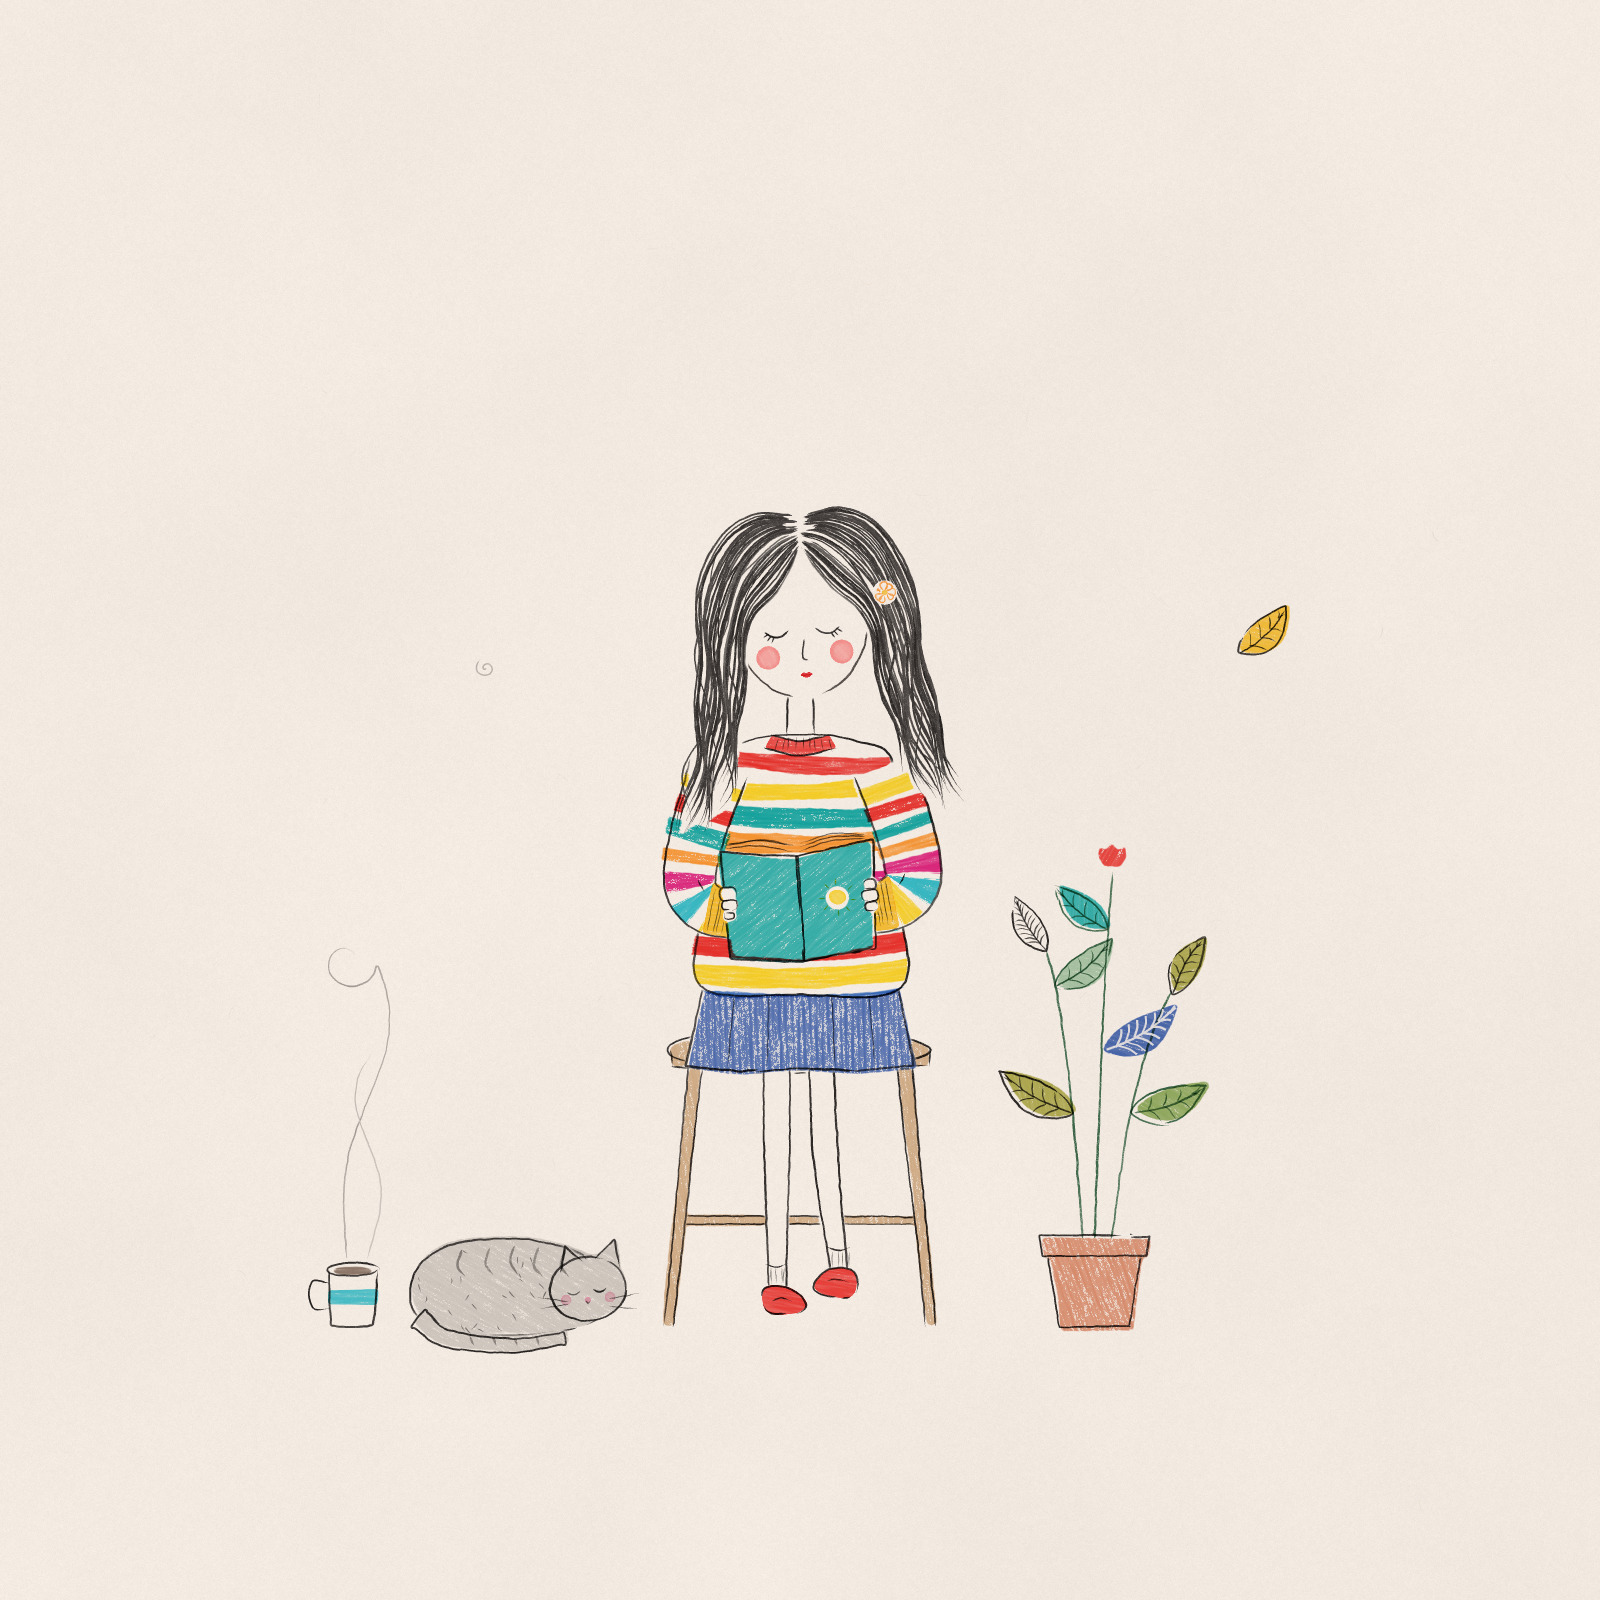

Write Python code to recreate this figure.
"""Example (sketchbook doodle): 读书的午后 · The Reading Hour -- a page from an illustrator's sketchbook.

A girl sits on a little wooden stool and reads, the book held up in both hands, her head bowed over it, eyes
closed in that way of someone deep in a story. Long wavy dark hair parted in the middle, a rainbow-striped jumper with
a red ribbed neck and mustard cuffs, a blue pleated skirt, white socks and red shoes. Her grey tabby is curled up
asleep on the floor beside a mug whose steam curls up into the empty page; on the other side a potted plant puts out
a few leaves (one inked with herringbone veins, one blue with its veins left white) and a red bud; a single leaf
drifts down. Everything floats on a big warm page: no ground, no background.

Drawn in the order a sketchbook illustrator works: the paper -> the fine ink line drawing (face, neck, jumper and
sleeves, the book and the fingers on it, skirt, legs, shoes, the stool behind) -> the hair, strand by strand -> the
stripes in colour pencil and marker -> the other colour (skirt, cuffs and neck, the book cover, shoes, the stool) ->
the cat -> the plant -> the mug and its steam -> the face (closed eyes, nose, blush, mouth) -> a drifting leaf and a
little doodle. --stages writes those steps as snapshots for the draw-on. No image model.
python3 sketchbook_reading_hour.py [out.jpg] [--stages DIR]
"""
import os, sys, time
sys.path.insert(0, os.path.join(os.path.dirname(os.path.abspath(__file__)), '..', 'lib'))
import numpy as np
from sketchbook import Sketchbook

W, H = 1600, 1600
HEAD = np.array([800.0, 610.0])          # centre of the face
TILT = -5.0                              # the head leans a little toward her right shoulder
BOOK_TILT = -4.0                         # the book is held a little crooked


def rot(pts, deg=TILT, c=HEAD):
    """turn points about the face centre (the head's tilt)"""
    a = np.deg2rad(deg); cs, sn = np.cos(a), np.sin(a)
    P = np.asarray(pts, np.float32) - c
    return np.stack([P[:, 0] * cs - P[:, 1] * sn, P[:, 0] * sn + P[:, 1] * cs], 1) + c


def mirror(pts, x=800.0):
    P = np.asarray(pts, np.float32).copy(); P[:, 0] = 2 * x - P[:, 0]
    return P


class Scene:
    def __init__(self, p):
        self.p = p
        self.M = {}
        self.plan()

    # masks are kept as uint8 (a quarter of the memory of float32)
    def put(self, k, m):
        self.M[k] = np.round(np.clip(m, 0, 1) * 255).astype(np.uint8)

    def m(self, *ks):
        out = None
        for k in ks:
            a = self.M[k].astype(np.float32) * np.float32(1 / 255)
            out = a if out is None else np.maximum(out, a)
        return out

    def grow(self, *ks, px=2.5):
        """the union of some masks grown by a few px (a line stops just short of what is in front of it)"""
        return self.p.grow(self.m(*ks), px)

    # ------------------------------------------------------------------ shapes
    def plan(self):
        p = self.p
        # the head: face, neck, the hair's two locks (from the parting, the hairline sweeping over the forehead)
        self.face_pts = rot([(800, 534), (840, 541), (864, 572), (868, 615), (860, 655), (836, 686), (800, 698),
                             (764, 686), (740, 655), (732, 615), (736, 572), (760, 541)])
        self.put('face', p.poly(self.face_pts, smooth=True))
        self.put('neck', p.poly([(786, 680), (814, 680), (815, 742), (785, 742)]))
        apex = (806, 548)                # where the parting meets the forehead
        rg = [[apex, (815, 568), (832, 592), (854, 612), (867, 640), (872, 676), (878, 716), (888, 758), (899, 800)],
              [(806, 530), (832, 534), (860, 556), (882, 592), (895, 636), (899, 690), (907, 746), (920, 792),
               (932, 826)],
              [(808, 516), (848, 511), (884, 528), (907, 564), (918, 620), (922, 682), (930, 742), (944, 794),
               (958, 830)]]
        self.lock_r = [rot(g) for g in rg]
        self.lock_l = [rot(mirror(g, 806)) for g in rg]
        hr = np.vstack([self.lock_r[0], self.lock_r[-1][::-1]])
        hl = np.vstack([self.lock_l[0], self.lock_l[-1][::-1]])
        self.put('hair', np.maximum(p.poly(hr, smooth=False), p.poly(hl, smooth=False)))
        # the face you see: the oval below the hairline
        below = np.vstack([self.lock_r[0][:8], [(900, 900), (712, 900)], self.lock_l[0][:8][::-1]])
        self.put('face_vis', self.m('face') * p.poly(below))
        # the jumper: body, two sleeves bent to hold the book, a ribbed neck, cuffs
        self.body_pts = [(772, 735), (742, 742), (712, 754), (705, 800), (703, 900), (700, 986), (800, 994),
                         (900, 986), (897, 900), (895, 800), (888, 754), (858, 742), (828, 735)]
        self.put('body', p.poly(self.body_pts, smooth=True))
        self.arm_l = [(718, 768), (697, 836), (690, 884), (708, 908), (746, 916)]
        self.arm_r = [(882, 768), (904, 832), (913, 878), (894, 902), (856, 909)]
        self.sleeve_l = p.tube_pts(self.arm_l, [62, 58, 54, 50, 46])
        self.sleeve_r = p.tube_pts(self.arm_r, [62, 58, 54, 50, 46])
        self.put('sleeve_l', p.poly(self.sleeve_l)); self.put('sleeve_r', p.poly(self.sleeve_r))
        # the open book held up (a little crooked) in front of her, its covers toward us; three fingers on each cover
        book = lambda pts: rot(pts, BOOK_TILT, (800, 905))
        self.book = book
        self.cover_l = book([(724, 846), (800, 857), (800, 962), (728, 953)])
        self.cover_r = book(mirror([(724, 846), (800, 857), (800, 962), (728, 953)]))
        self.put('book', np.maximum(p.poly(self.cover_l), p.poly(self.cover_r)))
        self.fingers = []
        for side in (-1, 1):
            for i, (fy, fl) in enumerate(((889, 13), (900, 15), (911, 13))):
                x0 = 800 + side * 77
                x1 = x0 - side * fl
                pts = [(x0, fy - 4.6), (x1 + side * 2.5, fy - 4.8), (x1, fy), (x1 + side * 2.5, fy + 4.8), (x0, fy + 4.6)]
                self.fingers.append(book(pts))
        fm = np.zeros((H, W), np.float32)
        for f in self.fingers: fm = np.maximum(fm, p.poly(f, smooth=True))
        self.put('fingers', fm)
        # skirt, legs, shoes
        self.skirt_pts = [(708, 968), (800, 974), (892, 968), (904, 1020), (914, 1066), (858, 1072), (800, 1068),
                          (742, 1072), (686, 1066), (696, 1020)]
        self.put('skirt', p.poly(self.skirt_pts, smooth=False))
        self.leg_l = [(779, 1060), (778, 1150), (777, 1220), (777, 1294)]
        self.leg_r = [(821, 1060), (825, 1146), (831, 1212), (839, 1278)]
        self.legw = [27, 26, 22, 18]
        self.put('legs', np.maximum(p.tube(self.leg_l, self.legw), p.tube(self.leg_r, self.legw)))
        self.shoe_l = [(766, 1288), (786, 1288), (800, 1296), (806, 1306), (796, 1314), (770, 1314), (762, 1302)]
        self.shoe_r = rot([(830, 1270), (850, 1270), (856, 1284), (850, 1297), (826, 1298), (814, 1292), (818, 1280)],
                          8, (838, 1284))
        self.put('shoes', np.maximum(p.poly(self.shoe_l, smooth=True), p.poly(self.shoe_r, smooth=True)))
        # the stool behind her: a round seat, two splayed legs, a rung (a third leg between hers read as a third leg)
        self.seat = p.ellipse_pts(800, 1050, 130, 19)
        self.put('seat', np.maximum(p.ellipse(800, 1050, 130, 19), p.poly([(670, 1050), (930, 1050), (928, 1066),
                                                                             (672, 1066)])))
        self.stool_legs = [[(696, 1062), (668, 1326)], [(904, 1062), (932, 1326)]]
        self.put('stool_legs', np.maximum.reduce([p.tube(l, 13, 11) for l in self.stool_legs]))
        self.rung = [(680, 1220), (920, 1220)]
        self.put('rung', p.tube(self.rung, 9))

    # ------------------------------------------------------------------ 1. the ink line drawing
    def lines(self):
        p = self.p
        front_of_face = self.grow('hair', px=1.5)
        # face: only the cheeks and the chin, a lighter line, open at the top (the hair frames it)
        fp = p.closed_pts(self.face_pts)
        n = len(fp)
        p.ink(fp[int(0.18 * n):int(0.47 * n)], 1.9, 'ink_soft', avoid=front_of_face, seed=11)
        p.ink(fp[int(0.53 * n):int(0.83 * n)], 1.9, 'ink_soft', avoid=front_of_face, seed=12)
        # neck
        p.inks([[(788, 692), (787, 716), (786, 736)], [(812, 692), (813, 716), (814, 736)]], 1.9, 'ink',
               avoid=self.grow('face'), seed=13)
        fr_body = self.grow('sleeve_l', 'sleeve_r', 'book', 'fingers', 'hair')
        p.contour(self.body_pts, pieces=(2, 3), width=2.1, avoid=fr_body, seed=14)
        # a ribbed crew neck
        nb_top = [(771, 735), (800, 741), (829, 735)]
        nb_bot = [(764, 748), (800, 756), (836, 748)]
        p.inks([nb_top, nb_bot], 1.8, seed=15)
        # sleeves (the near forearm passes in front of the body), cuffs
        fr_sl = self.grow('book', 'fingers', 'hair')
        for k, (pts, arm) in enumerate(((self.sleeve_l, self.arm_l), (self.sleeve_r, self.arm_r))):
            p.ink(pts, 2.1, avoid=fr_sl, smooth=False, gaps=0.6, seed=20 + k)
            # the elbow crease
            a = np.asarray(arm, np.float32)
            p.ink([a[2] + (8 if k == 0 else -8, -4), a[2] + (14 if k == 0 else -14, 8)], 1.6, seed=22 + k)
        # the book: two covers in a shallow V, the page block's top edges, the spine
        bk = self.grow('fingers', px=1.2)
        for k, cv in enumerate((self.cover_l, self.cover_r)):
            p.contour(cv, pieces=(2, 3), width=2.0, smooth=False, avoid=bk, seed=30 + k)
        for i, dy in enumerate((5, 9, 13)):
            p.ink(self.book([(731, 846 - dy * 0.6), (764, 848 - dy), (797, 856 - dy)]), 1.3, alpha=0.8, seed=33 + i)
            p.ink(self.book([(869, 846 - dy * 0.6), (836, 848 - dy), (803, 856 - dy)]), 1.3, alpha=0.8, seed=36 + i)
        for k, f in enumerate(self.fingers):
            p.contour(f, pieces=1, width=1.7, p_gap=1.0, gap=(2, 5), seed=40 + k)
        # skirt and its pleats
        fr_sk = self.grow('body', 'sleeve_l', 'sleeve_r', 'book')
        p.contour(self.skirt_pts, pieces=(2, 3), width=2.0, smooth=False, avoid=fr_sk, seed=50)
        for i, x in enumerate((736, 770, 832, 866)):
            p.ink([(x + (x - 800) * 0.02, 990), (x + (x - 800) * 0.12, 1066)], 1.4, alpha=0.75, avoid=fr_sk,
                  seed=51 + i)
        # legs (only their sides), socks, shoes with a strap
        fr_leg = self.grow('skirt', 'shoes', px=1.5)
        for k, leg in enumerate((self.leg_l, self.leg_r)):
            o = p.tube_pts(leg, self.legw)
            m = len(o) // 2
            p.inks([o[:m], o[m:]], 1.9, avoid=fr_leg, seed=60 + k)
            sx, sy = np.asarray(leg)[-1]
            cy = sy - 30
            p.ink([(sx - 11, cy), (sx, cy + 3), (sx + 11, cy)], 1.6, avoid=fr_leg, seed=62 + k)
            p.inks([[(sx + d, cy + 4), (sx + d * 0.95, cy + 20)] for d in (-6, -1, 4, 8)], 1.0, alpha=0.6,
                   avoid=fr_leg, seed=64 + k)
        for k, sh in enumerate((self.shoe_l, self.shoe_r)):
            p.contour(sh, pieces=(1, 2), width=2.0, seed=66 + k)
        p.inks([[(772, 1300), (782, 1297), (792, 1300)], rot([(828, 1284), (838, 1281), (848, 1283)], 8, (838, 1284))],
               1.5, seed=68)
        # the stool, behind everything
        fr_st = self.grow('skirt', 'legs', 'shoes', 'body', 'sleeve_l', 'sleeve_r', px=2.0)
        p.contour(self.seat, pieces=2, width=1.9, avoid=fr_st, smooth=False, seed=70)
        p.inks([[(670, 1051), (672, 1066)], [(930, 1051), (928, 1066)], [(672, 1066), (800, 1072), (928, 1066)]],
               1.8, avoid=fr_st, seed=71)
        for k, lg in enumerate(self.stool_legs):
            o = p.tube_pts(lg, 13, 11)
            m = len(o) // 2
            p.inks([o[:m], o[m:]], 1.7, avoid=fr_st, seed=72 + k)
        ro = p.tube_pts(self.rung, 9)
        m = len(ro) // 2
        p.inks([ro[:m], ro[m:]], 1.5, avoid=self.grow('legs', 'stool_legs', px=1.5), seed=76)

    # ------------------------------------------------------------------ 2. hair
    def hair(self):
        p = self.p
        self.clip_c = rot([(886, 600)])[0]
        cm = p.ellipse(self.clip_c[0], self.clip_c[1], 12, 12)
        av = np.maximum(self.grow('face_vis', px=1.0), cm)
        p.hair(self.lock_r, n=34, width=2.2, wave=(5.0, 110), wave_root=0.0, cohere=0.6, avoid=av, seed=80)
        p.hair(self.lock_l, n=34, width=2.2, wave=(5.0, 110), wave_root=0.0, cohere=0.6, avoid=av, seed=81)

        # a little daisy clip, the hair parted round it
        c = self.clip_c
        p.flower(c[0], c[1], 10, 'orange', 'daisy', lw=1.7, seed=84)

    # ------------------------------------------------------------------ 3. stripes
    def stripes(self):
        p = self.p
        front = self.m('sleeve_l', 'sleeve_r', 'book', 'fingers', 'hair')
        rainbow = ['red', 'yellow', 'teal', 'orange', 'magenta', 'gold', 'turquoise', 'red', 'yellow', 'blue']
        p.stripes(self.m('body'), rainbow, across=90, bend=7, band=(13, 22), gap=(6, 12), avoid=front, start=22,
                  seed=90)
        fr = self.m('book', 'fingers', 'hair')
        for k, arm in enumerate((self.arm_l, self.arm_r)):
            m = self.m('sleeve_l' if k == 0 else 'sleeve_r')
            cuff = p.tube(np.asarray(arm)[-2:].tolist(), 52, 48)
            p.stripes(m * (1 - cuff), ['yellow', 'red', 'teal', 'orange', 'magenta', 'turquoise'], path=arm,
                      band=(11, 18), gap=(6, 10), avoid=fr, start=14, seed=91 + k)

    # ------------------------------------------------------------------ 4. the other colour
    def colour(self):
        p = self.p
        # ribbed neck in red, mustard cuffs, both with rib lines
        nb = p.poly([(771, 735), (800, 741), (829, 735), (836, 748), (800, 756), (764, 748)], smooth=False)
        p.tint(nb, 'red', 0, 0.9, 0.45, overrun=1.5, seed=100)
        p.inks([[(770 + i * 6.5, 737 + 0.5 * abs(i - 4.5)), (766 + i * 7.3, 749 + 0.6 * abs(i - 4.5))]
                for i in range(1, 10)], 1.0, alpha=0.7, seed=101)
        fr = self.m('book', 'fingers')
        for k, arm in enumerate((self.arm_l, self.arm_r)):
            a = np.asarray(arm, np.float32)
            cuff = p.tube(a[-2:].tolist(), 52, 48) * self.m('sleeve_l' if k == 0 else 'sleeve_r')
            p.tint(cuff, 'gold', 0, 0.92, 0.4, avoid=fr, overrun=1.5, seed=102 + k)
            d = a[-1] - a[-2]; d /= np.linalg.norm(d); nrm = np.array([-d[1], d[0]])
            ribs = [[a[-2] + d * t + nrm * 22, a[-2] + d * t - nrm * 22] for t in np.linspace(4, 34, 7)]
            p.inks(ribs, 1.0, alpha=0.7, avoid=self.grow('book', 'fingers', px=1.0), seed=104 + k)
        # the skirt: blue pencil laid in vertical strokes
        p.tint(self.m('skirt'), 'cobalt', 88, 0.82, 0.6, 0.6, 0.85, hatch=0.35, spacing=6.0,
               avoid=self.m('body', 'sleeve_l', 'sleeve_r', 'book'), shift=(2, 2), seed=106)
        # the book cover in teal with a little sun drawn on it
        sx, sy = self.book([(838, 900)])[0]
        sun = p.ellipse(sx, sy, 12, 12)
        p.tint(self.m('book'), 'teal', -40, 0.85, 0.55, 0.5, 0.88, avoid=np.maximum(self.m('fingers'), sun),
               shift=(-2, 1), seed=107)
        p.dots([(sx, sy)], 9, 'yellow', 0.95)
        p.inks([[(sx + 13 * np.cos(a), sy + 13 * np.sin(a)), (sx + 19 * np.cos(a), sy + 19 * np.sin(a))]
                for a in np.linspace(0, 2 * np.pi, 8, endpoint=False)], 1.3, 'gold', seed=108)
        # red shoes in marker
        p.tint(self.m('shoes'), 'red', 10, 0.92, 0.2, 0.4, 0.95, overrun=1.5, shift=(1, -1), seed=109)
        # the stool: wood pencil on the seat edge and the legs
        st = self.m('seat', 'stool_legs', 'rung') * (1 - self.m('skirt', 'legs', 'shoes', 'body'))
        p.tint(st, 'wood', 80, 0.65, 0.65, 0.5, 0.8, seed=110)

    # ------------------------------------------------------------------ 5. the cat, asleep
    def cat(self):
        p = self.p
        body = [(410, 1302), (418, 1266), (452, 1244), (510, 1238), (562, 1246), (596, 1266), (606, 1300),
                (590, 1324), (540, 1334), (470, 1334), (428, 1324)]
        head_c = (588, 1288)
        head = p.ellipse_pts(head_c[0], head_c[1], 37, 31, -8)
        ears = [[(560, 1272), (565, 1246), (583, 1262)], [(596, 1259), (614, 1240), (619, 1268)]]
        tail = [(418, 1318), (446, 1338), (510, 1346), (566, 1338)]
        hm = np.maximum(p.poly(head), np.maximum(p.poly(ears[0]), p.poly(ears[1])))
        tm = p.tube(tail, 20, 14)
        bm = p.poly(body, smooth=True)
        p.tint(np.maximum.reduce([bm, hm, tm]), 'stone', 30, 0.45, 0.55, 0.5, 0.8, overrun=2.0, shift=(2, -2),
               seed=120)
        p.contour(body, pieces=(2, 3), width=1.9, avoid=p.grow(np.maximum(hm, tm)), seed=121)
        p.contour(head, pieces=2, width=1.9, smooth=False, avoid=p.grow(tm), seed=122)
        p.inks(ears, 1.9, smooth=False, seed=123)
        p.contour(p.tube_pts(tail, 20, 14), pieces=2, width=1.8, smooth=True, seed=124)
        # tabby stripes over the back, a few on the tail, fur ticks
        stripes = [[(462 + 26 * i, 1246 + 2 * abs(i - 2)), (458 + 26 * i, 1262 + 2 * abs(i - 2)),
                    (466 + 26 * i, 1276)] for i in range(5)]
        p.inks(stripes, 2.6, 'graphite', 0.8, taper=(3, 8), clip=bm, seed=125)
        p.inks([[(470 + 22 * i, 1336), (474 + 22 * i, 1346)] for i in range(4)], 2.4, 'graphite', 0.8, clip=tm,
               seed=126)
        p.ticks(bm * (1 - p.grow(hm)), 26, (5, 9), 75, 30, 1.0, 'ink', 0.55, seed=127)
        # the sleeping face
        p.eye_closed(574, 1292, 13, 3.0, lashes=0, rot=-8, width=1.6, seed=128)
        p.eye_closed(600, 1289, 13, 3.0, lashes=0, rot=-8, width=1.6, seed=129)
        p.inks([[(585, 1302), (588, 1305), (591, 1302)]], 1.6, seed=130)
        p.dots([(588, 1300)], 2.4, 'pink', 0.9)
        p.inks([[(568, 1302), (538, 1298)], [(568, 1306), (540, 1310)], [(610, 1300), (640, 1294)],
                [(610, 1305), (638, 1308)]], 1.1, alpha=0.75, seed=131)
        p.blush(566, 1300, 5, 'pink', 0.6); p.blush(610, 1297, 5, 'pink', 0.6)

    # ------------------------------------------------------------------ 6. the plant
    def plant(self):
        p = self.p
        pot = [(1048, 1252), (1142, 1252), (1131, 1328), (1059, 1328)]
        rim = [(1040, 1236), (1150, 1236), (1147, 1256), (1043, 1256)]
        pm, rm = p.poly(pot), p.poly(rim)
        p.tint(np.maximum(pm, rm), 'terracotta', 70, 0.72, 0.6, 0.55, 0.85, hatch=0.25, spacing=6, shift=(2, 2),
               seed=140)
        p.contour(rim, pieces=2, width=1.9, smooth=False, seed=141)
        p.contour(pot, pieces=2, width=1.9, smooth=False, avoid=p.grow(rm, 1.5), seed=142)
        # three stems
        stems = [[(1082, 1238), (1074, 1120), (1058, 1000), (1046, 948)],
                 [(1096, 1238), (1100, 1100), (1106, 960), (1112, 872)],
                 [(1110, 1238), (1128, 1130), (1152, 1040), (1174, 990)]]
        p.inks(stems, 2.0, 'forest', 0.95, grain=0.3, taper=(3, 10), seed=143)
        S = [np.asarray(s, np.float32) for s in stems]

        def at(si, t):
            s = S[si]; i = t * (len(s) - 1); k = min(int(i), len(s) - 2); f = i - k
            return s[k] * (1 - f) + s[k + 1] * f
        leaves = [  # (stem, t, angle, length, width, fill, line, veins, vein)
            (0, 0.35, -150, 86, 34, 'olive', 'ink', 5, 'line'),
            (0, 0.75, -40, 74, 30, 'sage', 'forest', 4, 'line'),
            (0, 0.98, -120, 64, 28, None, 'ink', 9, 'line'),
            (1, 0.45, -32, 90, 36, 'cobalt', None, 7, 'white'),
            (1, 0.78, -140, 70, 30, 'teal', 'forest', 4, 'line'),
            (2, 0.4, -20, 78, 32, 'leaf', 'forest', 4, 'line'),
            (2, 0.97, -60, 66, 28, 'olive', 'ink', 5, 'line'),
        ]
        for i, (si, t, ang, ln, wd, fill, line, nv, vein) in enumerate(leaves):
            b = at(si, t)
            tip = b + ln * np.array([np.cos(np.deg2rad(ang)), np.sin(np.deg2rad(ang))])
            p.leaf(b, tip, wd, fill=fill, line=line, veins=nv, vein=vein, bend=0.07 * (1 if i % 2 else -1),
                   fill_shift=(0, 0) if vein == 'white' else (3, -2), seed=150 + i)
        p.flower(1112, 858, 15, 'red', 'tulip', seed=160)

    # ------------------------------------------------------------------ 7. the mug and its steam
    def mug(self):
        p = self.p
        body = [(328, 1270), (378, 1270), (376, 1318), (370, 1326), (334, 1326), (328, 1318)]
        bm = p.poly(body)
        band = bm * p.poly([(320, 1290), (390, 1290), (390, 1304), (320, 1304)])
        p.tint(band, 'turquoise', 0, 0.9, 0.35, overrun=1.0, seed=170)
        top = p.ellipse_pts(353, 1270, 25, 6)
        p.tint(p.ellipse(353, 1271, 21, 4), 'sepia', 0, 0.75, 0.3, seed=171)
        p.ink(top, 1.8, closed=False, seed=172)
        p.inks([[(328, 1271), (330, 1318), (336, 1326), (368, 1326), (374, 1318), (378, 1271)]], 1.9, seed=173)
        p.ink([(328, 1282), (312, 1280), (308, 1296), (314, 1310), (329, 1310)], 1.8, seed=174)
        p.steam(350, 1258, 380, 'graphite', sway=26, curl=0.85, width=1.5, alpha=0.7, strands=2, lean=0.06, seed=175)

    # ------------------------------------------------------------------ 8. the face
    def face(self):
        p = self.p
        el, er = rot([(775, 630), (826, 630)])
        p.eye_closed(el[0], el[1], 24, 6.0, lashes=3, side=-1, rot=TILT, width=1.9, seed=180)
        p.eye_closed(er[0], er[1], 24, 6.0, lashes=3, side=1, rot=TILT, width=1.9, seed=181)
        p.ink(rot([(802, 640), (799, 657), (804, 660)]), 1.6, taper=(2, 3), seed=182)
        bl, br = rot([(764, 655), (838, 655)])
        p.blush(bl[0], bl[1], 11.5, seed=183); p.blush(br[0], br[1], 11.5, seed=184)
        mc = rot([(801, 675)])[0]
        p.mouth(mc[0], mc[1], 12, 5, rot=TILT, seed=185)

    # ------------------------------------------------------------------ 9. last touches
    def last(self):
        p = self.p
        p.leaf((1238, 652), (1286, 606), 30, fill='gold', line='ink', veins=4, lw=1.6, seed=190)
        p.squiggle(486, 668, 22, 'graphite', 'spiral', alpha=0.55, seed=191)


PHASES = ('lines', 'hair', 'stripes', 'colour', 'cat', 'plant', 'mug', 'face', 'last')


def main():
    out = sys.argv[1] if len(sys.argv) > 1 and not sys.argv[1].startswith('--') else 'sketchbook_reading_hour.jpg'
    stages = sys.argv[sys.argv.index('--stages') + 1] if '--stages' in sys.argv else None
    T0 = time.time()
    tick = (lambda name: print(f'{name:10s} {time.time() - T0:5.1f}s')) if os.environ.get('SB_TIMING') else (lambda n: None)
    p = Sketchbook(W, H, seed=5, keep_stages=bool(stages), stages_dir=stages)
    p.finish()
    p.paper()
    p.stage('paper')
    sc = Scene(p)
    tick('setup')
    for name in PHASES[:-1]:
        getattr(sc, name)()
        tick(name)
        p.stage(name)
    getattr(sc, PHASES[-1])()
    tick(PHASES[-1])
    p.save(out, stages_dir=stages)
    print('saved', out, f'{time.time() - T0:.1f}s', p.n_lines, 'lines')


if __name__ == '__main__':
    main()
